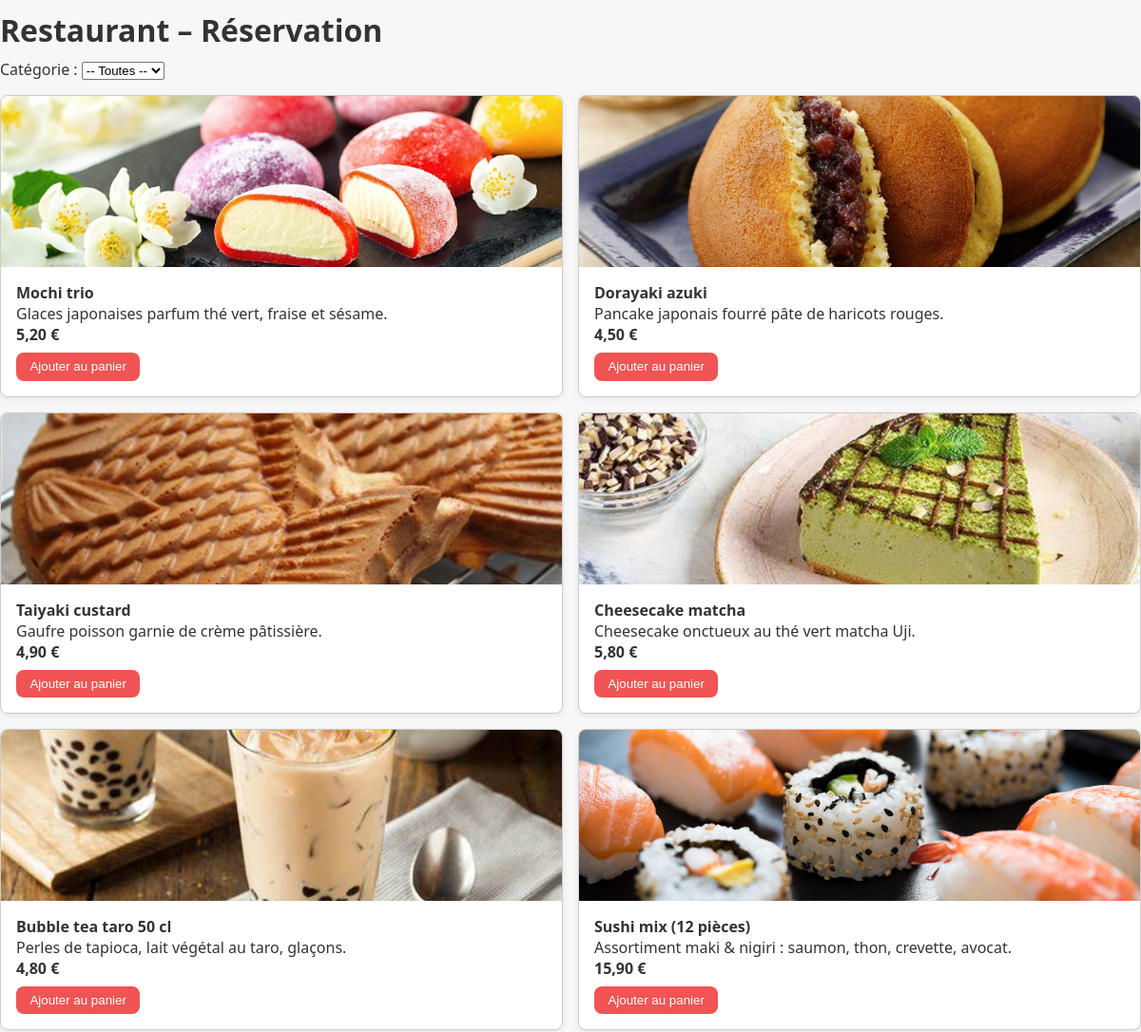
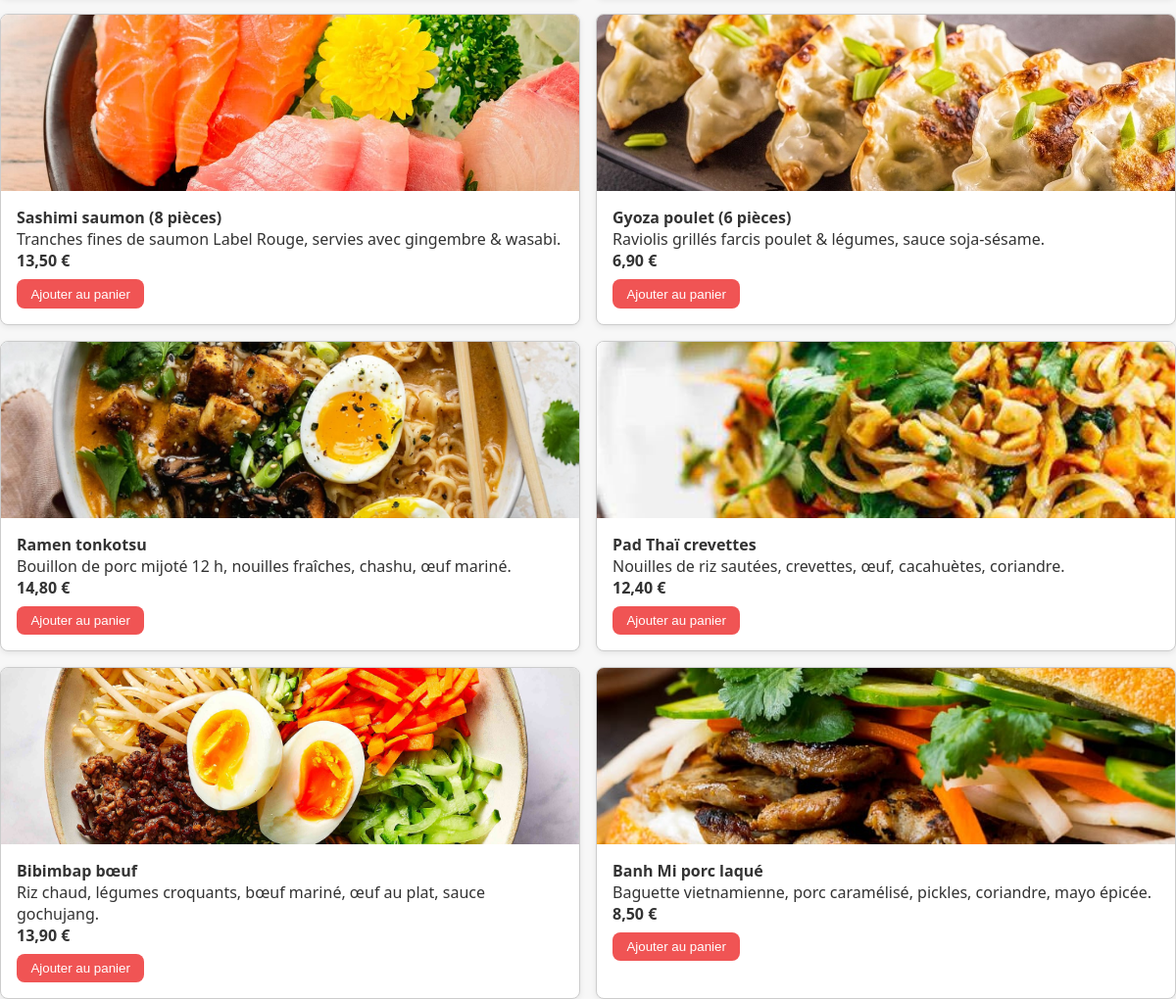
Screenshot of /?url=Menu with the database file from the repository (2 pictures, top to bottom).
### tables this page shows
CREATE TABLE `menu` (
  `id` int(11) NOT NULL,
  `nom` varchar(255) NOT NULL,
  `description` text DEFAULT NULL,
  `prix` decimal(10,2) NOT NULL,
  `image_url` varchar(255) DEFAULT NULL,
  `category_id` int(11) DEFAULT NULL,
  `created_at` timestamp NOT NULL DEFAULT current_timestamp()
);

### app/controleurs/MenuControleur.php (called while the page is built, shortened)
<?php
require_once __DIR__ . '/../modeles/menu.php';
class MenuControleur {
    public function index(): void
{
    $selectedCat = isset($_GET['cat']) ? (int)$_GET['cat'] : null;
    $plats = $selectedCat
           ? Menu::getByCategory($selectedCat)
           : Menu::getAll();
    include __DIR__ . '/../Vues/home.php';
}
}

### app/modeles/menu.php (called while the page is built, shortened)
<?php
require_once __DIR__ . '/../config/database.php';
class Menu {
    public static function getAll(): array {
        global $pdo;
        $sql = "SELECT menu.*, categories.nom AS category_name
                FROM menu
                JOIN categories ON menu.category_id = categories.id
                ORDER BY menu.created_at DESC";
        $stmt = $pdo->query($sql);
        return $stmt->fetchAll(PDO::FETCH_ASSOC);
    }
}
?>

### app/Vues/home.php (the view, shortened to what this page needs)
<!DOCTYPE html>
<html lang="fr">
<head>
    <link rel="stylesheet" href="css/style.css">
</head>
<body>
<h1>Restaurant – Réservation</h1>
<form method="get" style="margin-bottom:1rem;">
    <label for="cat">Catégorie :</label>
    <select name="cat" id="cat" onchange="this.form.submit()">
        <option value="">-- Toutes --</option>
    </select>
</form>
<?php if (!empty($plats)): ?>
    <div class="grid">
        <?php foreach ($plats as $plat): ?>
            <div class="card">
                <?php if (!empty($plat['image_url'])): ?>
                    <img src="<?= htmlspecialchars($plat['image_url']) ?>"
                         alt="<?= htmlspecialchars($plat['nom']) ?>">
                <?php endif; ?>
                <div class="body">
                    <strong><?= htmlspecialchars($plat['nom']) ?></strong><br>
                    <?= htmlspecialchars($plat['description']) ?><br>
                    <span class="price">
                        <?= number_format($plat['prix'], 2, ',', ' ') ?> €
                    </span>
                    <form method="post" action="?url=Panier/add" style="margin-top:.5rem;">
                        <button type="submit">Ajouter au panier</button>
                    </form>
                </div>
            </div>
        <?php endforeach; ?>
    </div>
<?php else: ?>
    <p><em>Aucun plat pour le moment.</em></p>
<?php endif; ?>
</body>
</html>

### public/index.php (shortened to what this page needs)
<?php
$url = $_GET['url'] ?? 'Reservation/create';
$url = explode('/', $url);
$controllerName = ucfirst($url[0]) . 'Controleur';
$method = $url[1] ?? 'index';
$controllerPath = '../app/controleurs/' . $controllerName . '.php';
if (file_exists($controllerPath)) {
    $controller = new $controllerName();
    if (method_exists($controller, $method)) {
        $controller->$method();
    } else {
        echo "❌ Méthode '$method' non trouvée dans $controllerName.";
    }
} else {
    echo "❌ Contrôleur '$controllerName' non trouvé.";
}

### public/css/style.css (style rules this page uses)
:root { --c-primaire: #f05454; --c-primaire-dark: #d94343; --c-fond: #f7f7f7; --c-texte: #333; --c-carte-bord: #e0e0e0; --radius: 8px; --ombre: 0 2px 6px rgb(0 0 0 / .08); --transition: .25s ease; font-family: "Segoe UI", Roboto, Helvetica, Arial, sans-serif; }
body { margin:0;background:var(--c-fond);color:var(--c-texte); }
h1,h2 { margin:.6rem 0; }
button { cursor:pointer; border:none; border-radius:var(--radius); padding:.45rem .9rem; background:var(--c-primaire); color:#fff; transition:var(--transition); }
.grid { display:grid;gap:1rem; }
@media (min-width:600px) { .grid { grid-template-columns:repeat(2,1fr); } }
@media (min-width:1024px) { .grid { grid-template-columns:repeat(3,1fr); } }
.card { background:#fff; border:1px solid var(--c-carte-bord); border-radius:var(--radius); overflow:hidden; box-shadow:var(--ombre); display:flex;flex-direction:column; }
.card img { width:100%;height:180px;object-fit:cover; }
.card .price { font-weight:bold; }
.card form { margin-top:auto; }

### app/Vues/home.php (style rules this page uses)
.grid { display:grid; gap:1rem; }
@media (min-width:768px) { .grid { grid-template-columns:repeat(2,1fr); } }
.card { border:1px solid #ccc; border-radius:8px; overflow:hidden; }
.card img { width:100%; height:180px; object-fit:cover; display:block; }
.body { padding:1rem; }
.price { font-weight:bold; }

### rows the page displays
menu: image_url (picture), nom "Mochi trio", description "Glaces japonaises parfum thé vert, fraise et sésame.", prix "5,20"
menu: image_url (picture), nom "Dorayaki azuki", description "Pancake japonais fourré pâte de haricots rouges.", prix "4,50"
menu: image_url (picture), nom "Taiyaki custard", description "Gaufre poisson garnie de crème pâtissière.", prix "4,90"
menu: image_url (picture), nom "Cheesecake matcha", description "Cheesecake onctueux au thé vert matcha Uji.", prix "5,80"
menu: image_url (picture), nom "Bubble tea taro 50 cl", description "Perles de tapioca, lait végétal au taro, glaçons.", prix "4,80"
menu: image_url (picture), nom "Sushi mix (12 pièces)", description "Assortiment maki & nigiri : saumon, thon, crevette, avocat.", prix "15,90"
menu: image_url (picture), nom "Sashimi saumon (8 pièces)", description "Tranches fines de saumon Label Rouge, servies avec gingembre & wasabi.", prix "13,50"
menu: image_url (picture), nom "Gyoza poulet (6 pièces)", description "Raviolis grillés farcis poulet & légumes, sauce soja-sésame.", prix "6,90"
menu: image_url (picture), nom "Ramen tonkotsu", description "Bouillon de porc mijoté 12 h, nouilles fraîches, chashu, œuf mariné.", prix "14,80"
menu: image_url (picture), nom "Pad Thaï crevettes", description "Nouilles de riz sautées, crevettes, œuf, cacahuètes, coriandre.", prix "12,40"
menu: image_url (picture), nom "Bibimbap bœuf", description "Riz chaud, légumes croquants, bœuf mariné, œuf au plat, sauce gochujang.", prix "13,90"
menu: image_url (picture), nom "Banh Mi porc laqué", description "Baguette vietnamienne, porc caramélisé, pickles, coriandre, mayo épicée.", prix "8,50"
